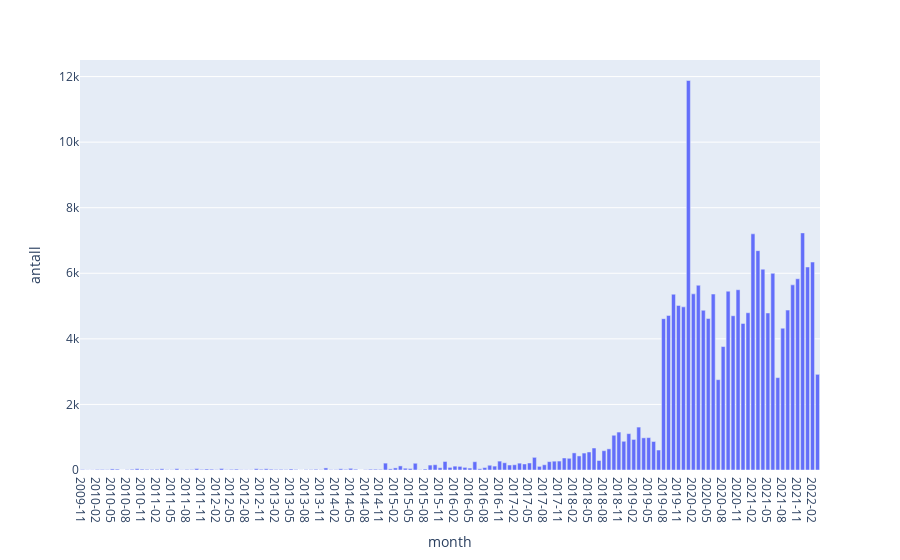

The code cell stored with this chart in its notebook:
### Code cell
df_month_prod = df.groupby('month').size().reset_index(name='antall')
fig_month_prod = px.bar(df_month_prod, x='month', y='antall')
fig_month_prod.update_xaxes(type='category')
fig_month_prod.show()

### Figure 1 — Plotly figure (JSON) as saved in the notebook; plotly's stock layout.template omitted (floating-point values rounded to 4 significant figures; data arrays with more than 128 entries replaced by an {"elided": "..."} marker saying what was removed)
{"data": [{"alignmentgroup": "True", "hovertemplate": "month=%{x}<br>antall=%{y}<extra></extra>", "legendgroup": "", "marker": {"color": "#636efa", "pattern": {"shape": ""}}, "name": "", "offsetgroup": "", "orientation": "v", "showlegend": false, "textposition": "auto", "type": "bar", "x": {"elided": "149 str values"}, "xaxis": "x", "y": {"elided": "149 int values"}, "yaxis": "y"}], "layout": {"autosize": true, "barmode": "relative", "legend": {"tracegroupgap": 0}, "margin": {"t": 60}, "xaxis": {"anchor": "y", "autorange": true, "domain": [0, 1], "range": [-0.5, 148.5], "title": {"text": "month"}, "type": "category"}, "yaxis": {"anchor": "x", "autorange": true, "domain": [0, 1], "range": [0, 12510.0], "title": {"text": "antall"}, "type": "linear"}}}
